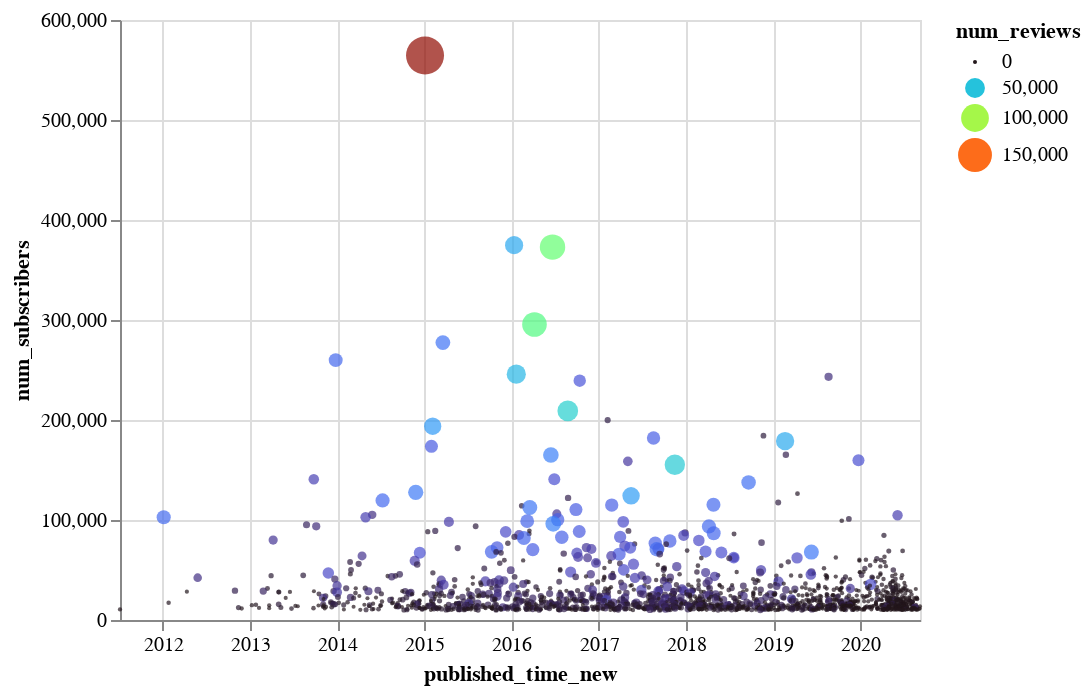

This figure's notebook cell:
### Code cell
df['published_time_new'] = pd.to_datetime(df['published_time'])
alt.Chart(df).mark_circle().encode(
    x = 'published_time_new:T',
    y = 'num_subscribers',
    color = alt.Color('num_reviews', scale=alt.Scale(scheme='turbo')),
    size ='num_reviews',
    tooltip = ['title','num_subscribers','published_time_new']
)

### Figure 1 — Vega-Lite specification as saved in the notebook (floating-point values rounded to 4 significant figures; data arrays with more than 128 entries replaced by an {"elided": "..."} marker saying what was removed)
{"config": {"view": {"continuousWidth": 400, "continuousHeight": 300}}, "data": {"name": "data-db21e4d6b92b887a9685416a18e860c9"}, "mark": "circle", "encoding": {"color": {"type": "quantitative", "field": "num_reviews", "scale": {"scheme": "turbo"}}, "size": {"type": "quantitative", "field": "num_reviews"}, "tooltip": [{"type": "nominal", "field": "title"}, {"type": "quantitative", "field": "num_subscribers"}, {"type": "temporal", "field": "published_time_new"}], "x": {"type": "temporal", "field": "published_time_new"}, "y": {"type": "quantitative", "field": "num_subscribers"}}, "$schema": "https://vega.github.io/schema/vega-lite/v4.8.1.json", "datasets": {"data-db21e4d6b92b887a9685416a18e860c9": {"elided": "1653 records"}}}
